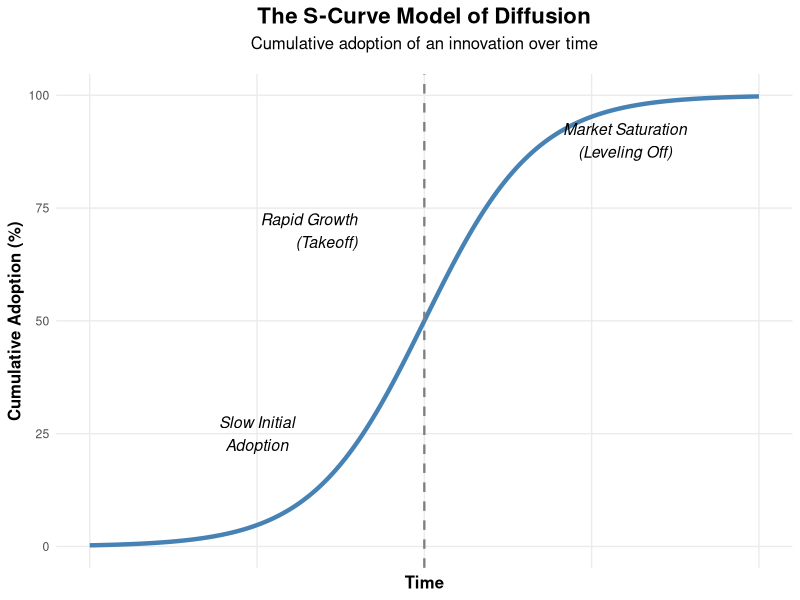

Write the R code that produced this figure.
## ---- chunk 1
#| label: fig-scurve
#| fig-cap: "The S-Curve Diffusion Model."
#| fig-cap-location: bottom
#| fig-height: 10
#| fig-width: 10
library(ggplot2)

# 1. Generate the data using a logistic function
# Formula: f(t) = L / (1 + exp(-k * (t - t0)))
time_points <- seq(0, 10, length.out = 200)

L <- 100     # Market capacity or maximum adoption (100%)
k <- 1.2     # Steepness / growth rate of diffusion
t0 <- 5      # The inflection point (time of maximum growth rate)

# Calculate the cumulative adoption (the S-curve)
adoption <- L / (1 + exp(-k * (time_points - t0)))

# Create a data frame
diffusion_data <- data.frame(
  Time = time_points,
  Cumulative_Adoption = adoption
)

# 2. Plot the S-Curve using ggplot2
ggplot(diffusion_data, aes(x = Time, y = Cumulative_Adoption)) +
  geom_line(color = "steelblue", size = 1.5) +
  
  # Add a vertical dashed line at the inflection point
  geom_vline(xintercept = t0, linetype = "dashed", color = "gray50", size = 0.8) +
  
  # Add annotations to explain the phases of the curve
  annotate("text", x = 2.5, y = 25, label = "Slow Initial\nAdoption", 
           color = "black", fontface = "italic", size = 4) +
  annotate("text", x = t0 - 1, y = 70, label = "Rapid Growth\n(Takeoff)", 
           color = "black", fontface = "italic", size = 4, hjust = 1) +
  annotate("text", x = 8, y = 90, label = "Market Saturation\n(Leveling Off)", 
           color = "black", fontface = "italic", size = 4) +
  
  # Labels and theming
  labs(title = "The S-Curve Model of Diffusion",
       subtitle = "Cumulative adoption of an innovation over time",
       x = "Time",
       y = "Cumulative Adoption (%)") +
  theme_minimal() +
  theme(
    plot.title = element_text(hjust = 0.5, face = "bold", size = 16),
    plot.subtitle = element_text(hjust = 0.5, size = 12, margin = margin(b = 15)),
    axis.title = element_text(face = "bold", size = 12),
    # Remove the arbitrary numeric labels on the x-axis for a more conceptual look
    axis.text.x = element_blank(),
    axis.ticks.x = element_blank(),
    panel.grid.minor = element_blank()
  )
